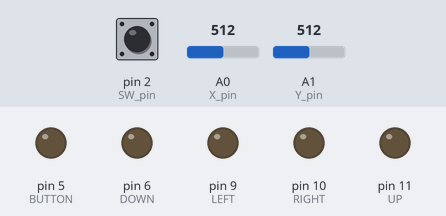
Bench run of a sketch on a simulated Arduino Uno, built with avr-gcc and run on an emulated ATmega328P. Parts: output pins drawn as LEDs (lit = HIGH). The test bench sets the inputs (shaded band); at power-on: A0 (X_pin) = 512, A1 (Y_pin) = 512, pin 2 (SW_pin) HIGH.

Above: at 1.2 s.
1.3 s: A0 (X_pin) set to 537
2.8 s: A0 (X_pin) set to 559
At 3.7 s:
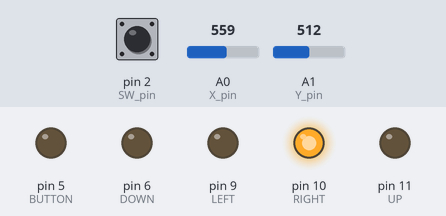
4.3 s: A1 (Y_pin) set to 535
5.8 s: A1 (Y_pin) set to 565
At 6.2 s:
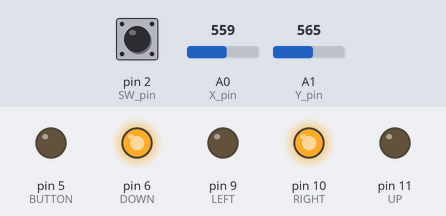
7.3 s: pin 2 (SW_pin) pulled LOW for 0.15 s
At 7.42 s:
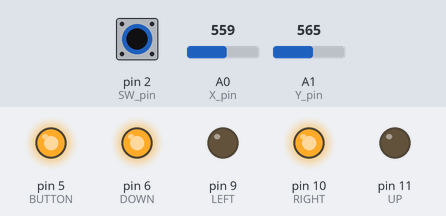
9.0 s: A0 (X_pin) set to 540
At 10.2 s:
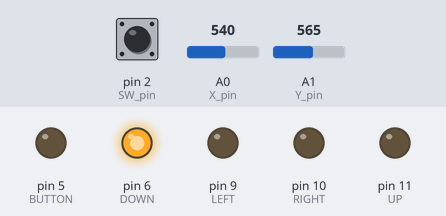
Timing chart, 0 to 11.5 s (numbered marks = the images above; inputs shaded):
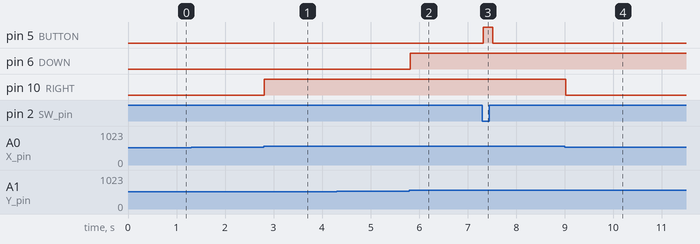

Measured:
- the behaviour switches between 549 and 550 on A0 (X_pin) (found by bisection; images 0 and 1)
- the behaviour switches between 549 and 550 on A1 (Y_pin) (found by bisection; images 1 and 2)
- after the input at 1.3 s, every drawn part: stays the same
- after the input at 2.8 s, pin 10 (RIGHT): LOW → HIGH at once
- after the input at 4.3 s, every drawn part: stays the same
- after the input at 5.8 s, pin 6 (DOWN): LOW → HIGH at once
- after the input at 7.3 s, pin 5 (BUTTON): LOW → HIGH at once, → LOW 0.20 s later
- after the input at 9.0 s, pin 10 (RIGHT): HIGH → LOW at once

The sketch:

Joystick_With_LEDs.ino
```cpp
// Arduino pin numbers
const int SW_pin = 2; // digital pin connected to switch output
const int X_pin = 0; // analog pin connected to X output
const int Y_pin = 1; // analog pin connected to Y output

//Breadboard LED Pins
const int BUTTON = 5;
const int DOWN = 6;
const int LEFT = 9;
const int RIGHT = 10;
const int UP = 11;


int switch_state = 0;
int x_axis = 0;
int y_axis = 0;

void setup() {
  pinMode(SW_pin, INPUT);
  digitalWrite(SW_pin, HIGH);
  Serial.begin(9600);
}

void loop() {
  switch_state = digitalRead(SW_pin);
  x_axis = analogRead(X_pin);
  y_axis = analogRead(Y_pin);

  switch_state == 0 ? setLEDButton(255) : setLEDButton(0);

  // 0 = left, 1000 = right
  if (x_axis <= 450)
  {
    setLEDLeft(255);
    setLEDRight(0);
  }
  else if (x_axis >= 550)
  {
    setLEDLeft(0);
    setLEDRight(255);
  }
  else
  {
    setLEDLeft(0);
    setLEDRight(0);
  }

  // 0 = up, 1000 = down
  if (y_axis <= 450)
  {
    setLEDUp(255);
    setLEDDown(0);
  }
  else if (y_axis >= 550)
  {
    setLEDUp(0);
    setLEDDown(255);
  }
  else
  {
    setLEDUp(0);
    setLEDDown(0);
  }

  delay(100);
}

void setLEDUp(int brightness)
{
  analogWrite(UP, brightness);
}

void setLEDDown(int brightness)
{
  analogWrite(DOWN, brightness);
}

void setLEDLeft(int brightness)
{
  analogWrite(LEFT, brightness);
}

void setLEDRight(int brightness)
{
  analogWrite(RIGHT, brightness);
}

void setLEDButton(int brightness)
{
  analogWrite(BUTTON, brightness);
}
```
